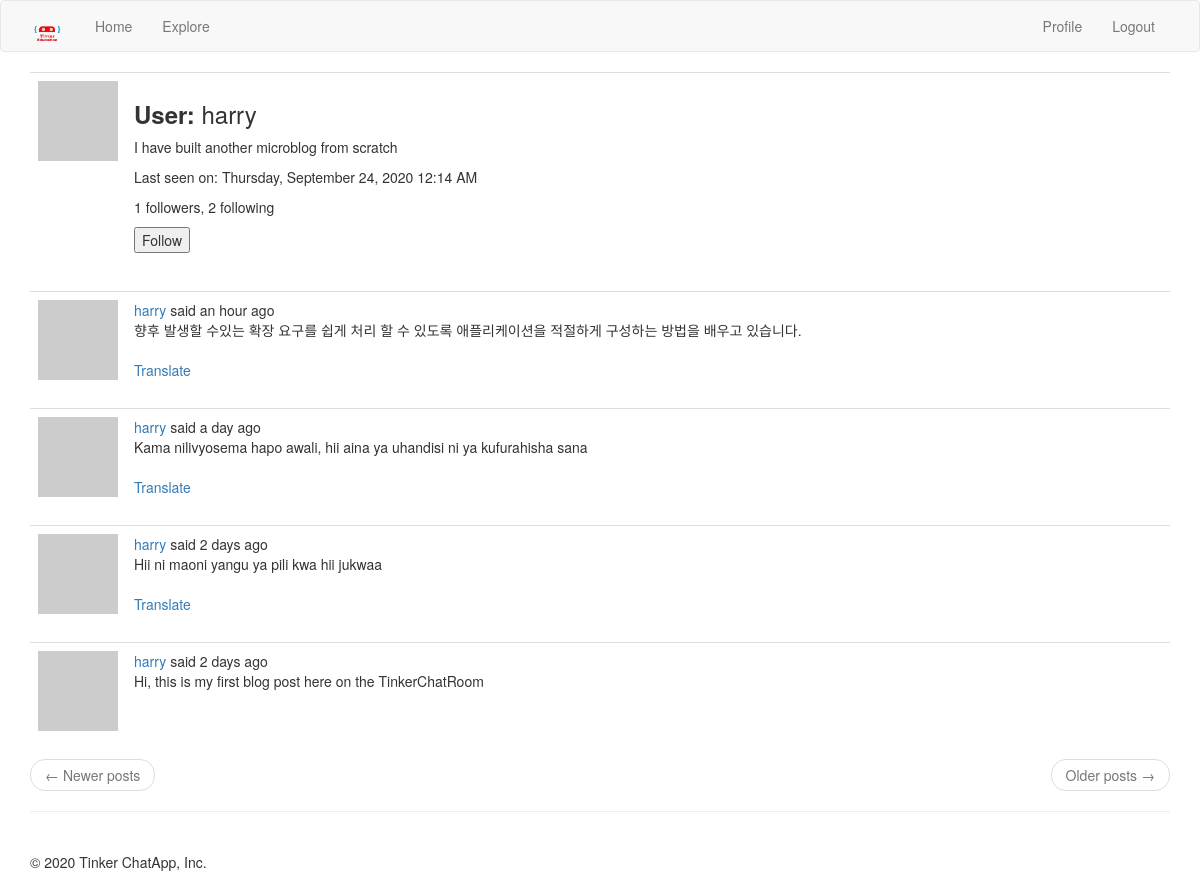
The app's page /profile/harry (signed in) with its own data.
### app/models.py (models this page shows, shortened)
class User( UserMixin ,db.Model):
    id = db.Column(db.Integer, primary_key = True)
    username = db.Column(db.String(64), unique = True, index = True)
    email = db.Column(db.String(120), unique = True, index = True)
    password_hash = db.Column(db.String(128))
    posts = db.relationship('Post', backref = 'author', lazy = 'dynamic')
    about_me = db.Column(db.String(140))
    last_seen = db.Column(db.DateTime, default = datetime.utcnow)
    followed = db.relationship(
        'User',
        secondary = followers,
        primaryjoin = (followers.c.follower_id == id),
        secondaryjoin = (followers.c.followed_id == id),
        backref = db.backref('followers', lazy = 'dynamic'),
        lazy = 'dynamic'
    )
    def avatar(self, size):
        digest = md5(self.email.lower().encode('utf-8')).hexdigest()
        return 'https://www.gravatar.com/avatar/{}?d=identicon&s={}'.format(digest, size)
    def is_following(self, user):
        return self.followed.filter(followers.c.followed_id == user.id).count() > 0

class Post(db.Model):
    id = db.Column(db.Integer, primary_key = True)
    body = db.Column(db.String(140))
    timestamp = db.Column(db.DateTime, index = True, default = datetime.utcnow)
    user_id = db.Column(db.Integer, db.ForeignKey('user.id'))
    language = db.Column(db.String(5))

### app/routes.py (the view)
@app.route('/profile/<username>')
@login_required
def profile(username):
    user = User.query.filter_by(username = username).first_or_404()
    form = EmptyForm()
    page = request.args.get('page', 1, type=int)
    posts = user.posts.order_by(Post.timestamp.desc()).paginate(
        page, app.config['POSTS_PER_PAGE'], False
    )
    next_url = url_for('profile', username = username, page = posts.next_num) \
        if posts.has_next else None
    prev_url = url_for('profile', username = username, page = posts.prev_num) \
        if posts.has_prev else None
    return render_template('profile.html', title = 'Profile', user = user, form = form, posts = posts.items, next_url = next_url, prev_url = prev_url)

### app/forms.py
class EmptyForm(FlaskForm):
    submit = SubmitField('Submit')

### app/models.py (called while the page is built)
@login.user_loader
def load_user(id):
    return User.query.get(int(id))

### app/routes.py (called while the page is built)
@app.before_request
def before_request():
    if current_user.is_authenticated:
        current_user.last_seen = datetime.utcnow()
        db.session.commit()
    g.locale = str(get_locale())

### app/templates/main/profile.html (shortened to what this page needs)
{% extends 'base.html' %}
{% import 'bootstrap/wtf.html' as wtf %}
{% block app_content %}
    <table class="table">
        <tr valign = 'top'>
            <td width = '70px'>
                <img src="{{ user.avatar(128) }}">
            </td>
            <td>
                <h3><b>{{ _('User') }}: </b>{{ user.username }}</h3>
                {% if user.about_me %}<p> {{ user.about_me }} </p>{% endif %}
                {% if user.last_seen %}<p>{{ _('Last seen on') }}: {{ moment(user.last_seen).format('LLLL') }}</p>{% endif %}
                <p>{{ user.followers.count() }} followers, {{ user.followed.count() }} following</p>
                {% if user == current_user %}
                    <a href="{{ url_for('edit_profile') }}">{{ _('Edit Your Profile') }}</a>
                {% elif not current_user.is_following(user) %}
                    <p>
                        <form action="{{ url_for('follow', username = user.username) }}" method="POST">
                            {{ form.submit(value='Follow') }}
                        </form>
                    </p>
                {% endif %}
            </td>
        </tr>
    </table>
    {% for post in posts %}
        {% include '_posts.html' %}
    {% endfor %}
    <nav aria-label="...">
        <ul class="pager">
            <li class="previous{% if not prev_url %} disabled{% endif %}">
                <a href="{{ prev_url or '#' }}">
                    <span aria-hidden="true">&larr;</span> Newer posts
                </a>
            </li>
            <li class="next{% if not next_url %} disabled{% endif %}">
                <a href="{{ next_url or '#' }}">
                    Older posts <span aria-hidden="true">&rarr;</span>
                </a>
            </li>
        </ul>
    </nav>
{% endblock %}

### app/templates/main/_posts.html (shortened to what this page needs)
<table class="table table-hover">
    <tr valign = 'top'>
        <td width="70px">
            <a href="{{ url_for('profile', username=post.author.username) }}">
                <img src="{{ post.author.avatar(36) }}" />
            </a>
        </td>
        <td>
            {{ _('%(username)s said %(when)s',
                username=user_link, when=moment(post.timestamp).fromNow()) }}
            <br>
            <span id="post{{ post.id }}">{{ post.body }}</span>
            {% if post.language and post.language != g.locale %}
                <br><br>
                <span id="translation{{ post.id }}">
                    <a href="javascript:translate(
                                '#post{{ post.id }}',
                                '#translation{{ post.id }}',
                                '{{ post.language }}',
                                '{{ g.locale }}');">{{ _('Translate') }}</a>
                </span>
            {% endif %}
        </td>
    </tr>
</table>

### records on screen
User: username "harry", about_me "I have built another microblog from scratch", last_seen "Thursday, September 24, 2020 12:14 AM"
Post: body "향후 발생할 수있는 확장 요구를 쉽게 처리 할 수 ​​있도록 애플리케이션을 적절하게 구성하는 방법을 배우고 있습니다."
Post: body "Kama nilivyosema hapo awali, hii aina ya uhandisi ni ya kufurahisha sana"
Post: body "Hii ni maoni yangu ya pili kwa hii jukwaa"
Post: body "Hi, this is my first blog post here on the TinkerChatRoom"

### other values on screen
{{ user.followers.count() }} "1"
{{ user.followed.count() }} "2"
{{ moment().format('YYYY') }} "2020"
